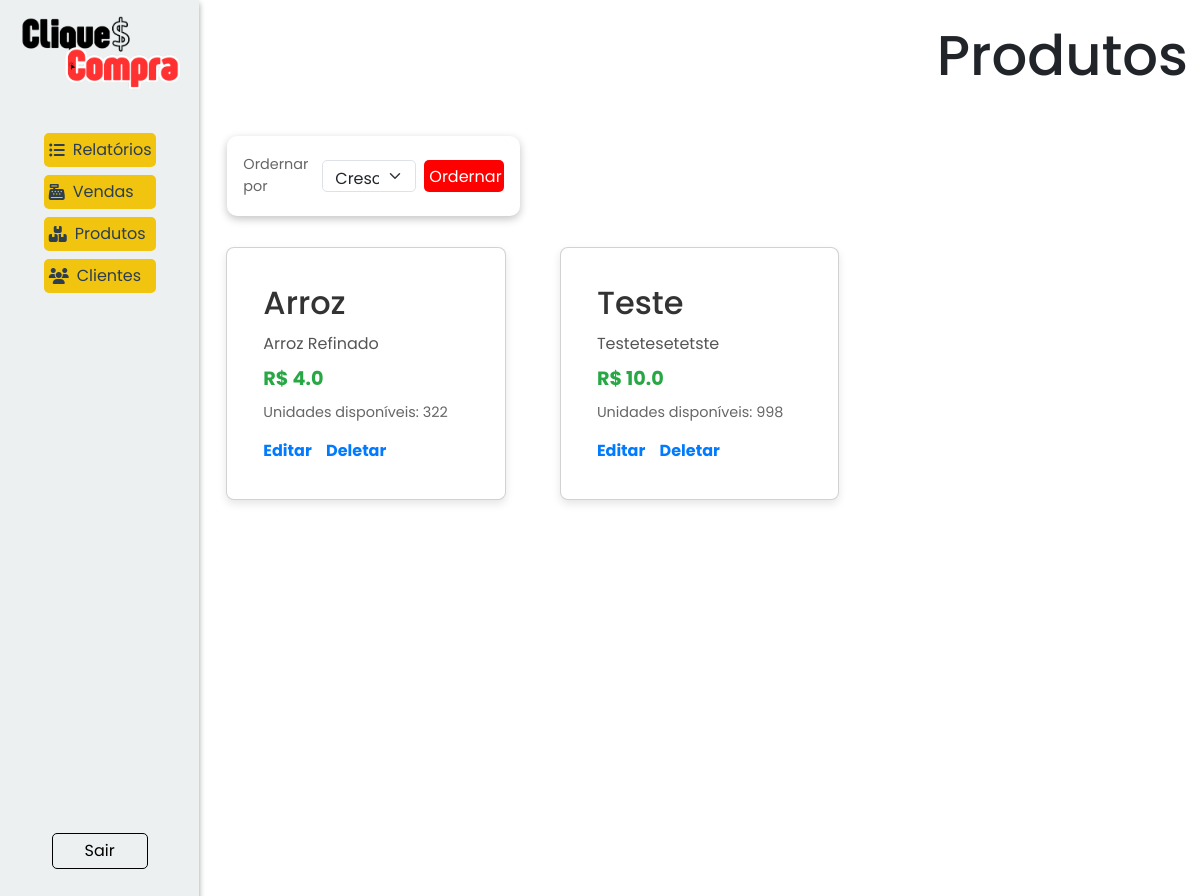
The app's page /produtos/ (signed in), older data.
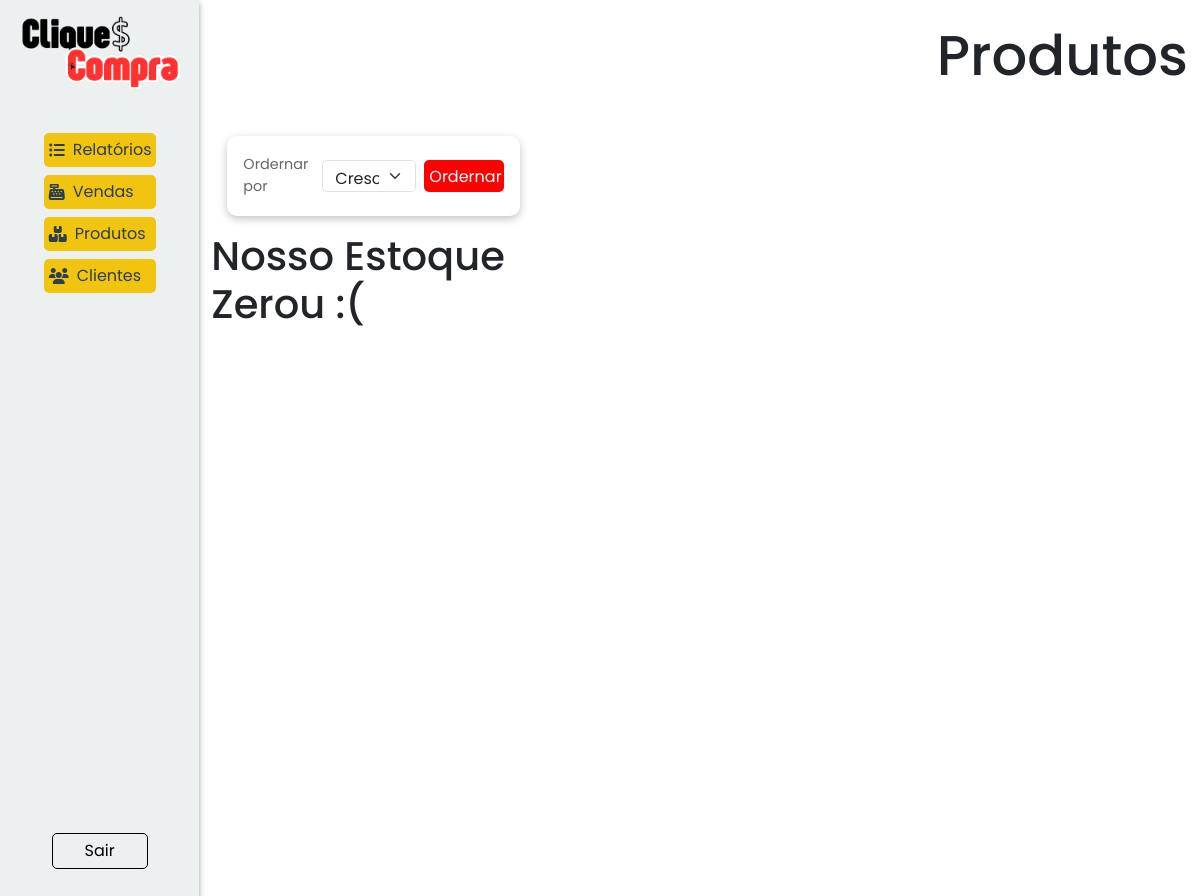
The same page, newer data.
### models/produtos.py (models this page shows, shortened)
class Produto(Base):
    __tablename__ = 'tb_produtos'
    pro_id: Mapped[int] = mapped_column(primary_key=True, autoincrement=True)
    pro_nome: Mapped[str] = mapped_column(nullable=False)
    pro_descricao: Mapped[str] = mapped_column(nullable=False)
    pro_preco: Mapped[float] = mapped_column(nullable=False)
    pro_estoque: Mapped[int] = mapped_column()
    @classmethod
    def all(cls, ordem = "crescente"):
        if ordem == "crescente":
            direcao = "ASC"
        elif ordem == "decrescente":
            direcao = "DESC"
        sql = text(f"SELECT * FROM tb_produtos ORDER BY pro_nome {direcao}")
        produtos = session.execute(sql).fetchall()
        return produtos

### controllers/produtos.py (the view)
@produto_bp.route('/', methods=['GET','POST'])
@login_required
def view():
    result = session.execute(text("SELECT name FROM sqlite_master WHERE type='trigger'")).fetchall()
    print(result)
    if request.method == 'POST':
        ordem = request.form['ordem']
        produtos = Produto.all(ordem=ordem)
    elif request.method == 'GET':
        produtos = Produto.all()
    return render_template('produtos/view.html', produtos = produtos)

### controllers/clientes.py (called while the page is built)
@login_manager.user_loader
def load_user(user_id):
    return Cliente.find(id=user_id)

### models/clientes.py (called while the page is built, shortened)
    @classmethod
    def find(cls, **kwargs):
        if 'email' in kwargs:
            return session.query(cls).filter_by(cli_email=kwargs['email']).first() #SELECT * FROM tb_clientes WHERE cli_email = email
        elif 'id' in kwargs:
            return session.query(cls).filter_by(cli_id=kwargs['id']).first() #SELECT * FROM tb_clientes WHERE cli_id = id
        else:
            raise AttributeError('A busca deve ser feita por email ou id.')

### templates/produtos/view.html (shortened to what this page needs)
{% extends "model.html" %}
{% block head_extras %}
<link rel="stylesheet" href="{{ url_for('static', filename='style/model.css') }}">
<link rel="stylesheet" href="{{ url_for('static', filename='style/itens.css') }}">
{% endblock %}
{% block content %}
<nav class="nav-reg">
    <img src="../../static/assets/cliqueconta.png" alt="Logo do CliqueCompra">
    <div class="links">
        <div class="links-nav">
            {% if current_user.cli_tipo == 'admin' %}
            <div class="dropdown">
                <button class="dropdown-button" onclick="toggleDropdown('relatorios-menu')">
                    <i class="fa-solid fa-list-ul"></i>
                    Relatórios
                </button>
            </div>
            <div class="dropdown">
                <button class="dropdown-button" onclick="toggleDropdown('vendas-menu')">
                    <i class="fa-solid fa-cash-register"></i>
                    Vendas
                </button>
            </div>
            {% endif %}
            <div class="dropdown">
                {% if current_user.cli_tipo == 'admin' %}
                <button class="dropdown-button" onclick="toggleDropdown('produtos-menu')">
                    <i class="fa-solid fa-boxes-stacked"></i>
                    Produtos</button>
            </div>
                {% endif %}
            {% if current_user.cli_tipo == 'admin' %}
            <div class="dropdown">
                <button class="dropdown-button" onclick="toggleDropdown('clientes-menu')">
                    <i class="fa-solid fa-users"></i>
                    Clientes
                </button>
            </div>
            {% endif %}
        </div>
        <a class='sair' href="{{url_for('cliente.logout')}}">Sair</a>
    </div>
</nav>
<div class="container">
    <header>
        <div class="titlepage">
            <h1>Produtos</h1>
        </div>
        <div class="filtro p-v">
            <span>Ordernar por</span>
            <form action="{{url_for('produtos.view')}}" method="post">
                <select name="ordem" id="filtro-cli" class="form-select">
                    <option value="crescente">Crescente</option>
                </select>
                <button type="submit">Ordernar</button>
            </form>
        </div>
    </header>
    <div class="row row-cols-1 row-cols-md-3 g-4">
        {% if produtos %}
        {% for produto in produtos%}
        <div class="col">
          <div class="card">
            <div class="card-body">
              <h5 class="card-title">{{produto.pro_nome}}</h5>
              <p class="card-text">{{produto.pro_descricao}}</p>
              <h6 class="card-subtitle"> R$ {{produto.pro_preco}}</h6>
              <span>Unidades disponíveis: {{produto.pro_estoque}}</span>
              {%  if current_user.cli_tipo == 'admin'  %}
              <div class="links-p">
                  <a href="{{url_for('produtos.edit', pro_id=produto.pro_id)}}">Editar</a>
                  <a href="#"onclick="return confirmarDeletar('{{url_for('produtos.remove', pro_id=produto.pro_id)}}')">Deletar</a>
              </div>
              {% endif %}
            </div>
          </div>
        </div>
        {%endfor%}
        {%else%}
        <h1>Nosso Estoque Zerou :(</h1>
        {%endif%}
    </div>
</div>
{% endblock %}

Row changes from the older to the newer data that the page shows:
removed Produto: pro_nome "Arroz", pro_descricao "Arroz Refinado", pro_preco "4.0", pro_estoque "322"
removed Produto: pro_nome "Teste", pro_descricao "Testetesetetste", pro_preco "10.0", pro_estoque "998"
Text that changed along with them:
text now shown: "Nosso Estoque Zerou :("
